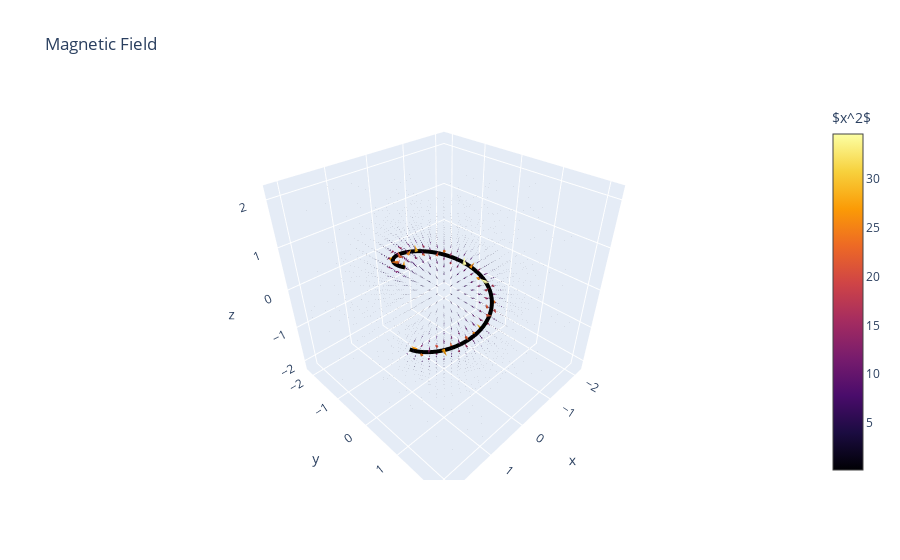

Notebook source saved alongside this figure:
### Markdown cell above
Use plotly to make an interactive 3D plot

### Code cell
data = go.Cone(x=xv.ravel(), y=yv.ravel(), z=zv.ravel(),
               u=Bx.ravel(), v=By.ravel(), w=Bz.ravel(),
               colorscale='Inferno', colorbar=dict(title='$x^2$'),
               sizemode="absolute", sizeref=20)

layout = go.Layout(title=r'Magnetic Field',
                     scene=dict(xaxis_title=r'x',
                                yaxis_title=r'y',
                                zaxis_title=r'z',
                                aspectratio=dict(x=1, y=1, z=1),
                                camera_eye=dict(x=1.2, y=1.2, z=1.2)))

fig = go.Figure(data = data, layout=layout)
fig.add_scatter3d(x=lx, y=ly, z=lz, mode='lines',
                  line = dict(color='black', width=8))
